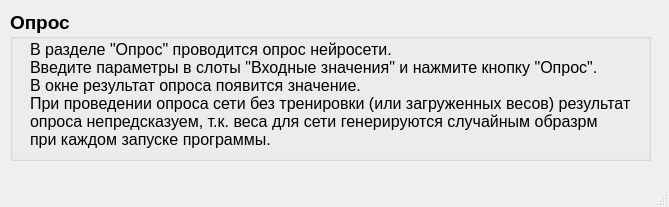
<?xml version="1.0" encoding="UTF-8"?>
<ui version="4.0">
 <class>helpWindow</class>
 <widget class="QMainWindow" name="helpWindow">
  <property name="geometry">
   <rect>
    <x>0</x>
    <y>0</y>
    <width>669</width>
    <height>207</height>
   </rect>
  </property>
  <property name="windowTitle">
   <string>Помощь</string>
  </property>
  <property name="windowIcon">
   <iconset>
    <normaloff>../source/resources/icon.png</normaloff>../source/resources/icon.png</iconset>
  </property>
  <widget class="QWidget" name="centralwidget">
   <widget class="QGroupBox" name="textGroupBox">
    <property name="geometry">
     <rect>
      <x>10</x>
      <y>10</y>
      <width>641</width>
      <height>151</height>
     </rect>
    </property>
    <property name="font">
     <font>
      <pointsize>14</pointsize>
      <weight>75</weight>
      <bold>true</bold>
     </font>
    </property>
    <property name="title">
     <string>Опрос</string>
    </property>
    <widget class="QLabel" name="label">
     <property name="geometry">
      <rect>
       <x>20</x>
       <y>30</y>
       <width>621</width>
       <height>501</height>
      </rect>
     </property>
     <property name="font">
      <font>
       <pointsize>12</pointsize>
       <weight>50</weight>
       <bold>false</bold>
      </font>
     </property>
     <property name="text">
      <string>В разделе &quot;Опрос&quot; проводится опрос нейросети.
Введите параметры в слоты &quot;Входные значения&quot; и нажмите кнопку &quot;Опрос&quot;.
В окне результат опроса появится значение.
При проведении опроса сети без тренировки (или загруженных весов) результат
опроса непредсказуем, т.к. веса для сети генерируются случайным образрм
при каждом запуске программы.</string>
     </property>
     <property name="alignment">
      <set>Qt::AlignLeading|Qt::AlignLeft|Qt::AlignTop</set>
     </property>
    </widget>
   </widget>
  </widget>
  <widget class="QMenuBar" name="menubar">
   <property name="geometry">
    <rect>
     <x>0</x>
     <y>0</y>
     <width>669</width>
     <height>21</height>
    </rect>
   </property>
  </widget>
  <widget class="QStatusBar" name="statusbar"/>
 </widget>
 <resources/>
 <connections/>
</ui>
